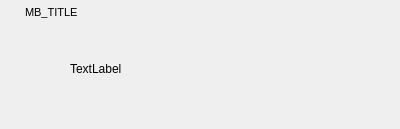
<?xml version="1.0" encoding="UTF-8"?>
<ui version="4.0">
 <class>MessageBox</class>
 <widget class="QDialog" name="MessageBox">
  <property name="windowModality">
   <enum>Qt::WindowModal</enum>
  </property>
  <property name="geometry">
   <rect>
    <x>0</x>
    <y>0</y>
    <width>400</width>
    <height>129</height>
   </rect>
  </property>
  <property name="windowTitle">
   <string>Dialog</string>
  </property>
  <layout class="QVBoxLayout" name="verticalLayout">
   <property name="spacing">
    <number>0</number>
   </property>
   <property name="margin">
    <number>1</number>
   </property>
   <item>
    <widget class="QWidget" name="titleBar" native="true">
     <property name="minimumSize">
      <size>
       <width>0</width>
       <height>23</height>
      </size>
     </property>
     <property name="maximumSize">
      <size>
       <width>16777215</width>
       <height>23</height>
      </size>
     </property>
     <property name="styleSheet">
      <string notr="true"/>
     </property>
     <layout class="QHBoxLayout" name="horizontalLayout">
      <property name="spacing">
       <number>4</number>
      </property>
      <property name="leftMargin">
       <number>5</number>
      </property>
      <property name="topMargin">
       <number>0</number>
      </property>
      <property name="rightMargin">
       <number>1</number>
      </property>
      <property name="bottomMargin">
       <number>0</number>
      </property>
      <item>
       <widget class="QLabel" name="tbMenu">
        <property name="maximumSize">
         <size>
          <width>15</width>
          <height>15</height>
         </size>
        </property>
        <property name="text">
         <string/>
        </property>
        <property name="pixmap">
         <pixmap resource="ltorrent.qrc">:/icons/app.ico</pixmap>
        </property>
        <property name="scaledContents">
         <bool>true</bool>
        </property>
       </widget>
      </item>
      <item>
       <widget class="QLabel" name="LTitle">
        <property name="minimumSize">
         <size>
          <width>100</width>
          <height>22</height>
         </size>
        </property>
        <property name="maximumSize">
         <size>
          <width>16777215</width>
          <height>22</height>
         </size>
        </property>
        <property name="font">
         <font>
          <family>Arial</family>
          <pointsize>8</pointsize>
          <weight>50</weight>
          <bold>false</bold>
          <stylestrategy>PreferDefault</stylestrategy>
         </font>
        </property>
        <property name="styleSheet">
         <string notr="true"/>
        </property>
        <property name="text">
         <string>MB_TITLE</string>
        </property>
        <property name="textFormat">
         <enum>Qt::AutoText</enum>
        </property>
       </widget>
      </item>
      <item>
       <widget class="QPushButton" name="pbClose">
        <property name="minimumSize">
         <size>
          <width>22</width>
          <height>22</height>
         </size>
        </property>
        <property name="maximumSize">
         <size>
          <width>22</width>
          <height>22</height>
         </size>
        </property>
        <property name="iconSize">
         <size>
          <width>22</width>
          <height>22</height>
         </size>
        </property>
        <property name="flat">
         <bool>true</bool>
        </property>
       </widget>
      </item>
     </layout>
    </widget>
   </item>
   <item>
    <widget class="QWidget" name="centralWidget" native="true">
     <property name="styleSheet">
      <string notr="true"/>
     </property>
     <layout class="QGridLayout" name="gridLayout_4">
      <property name="leftMargin">
       <number>9</number>
      </property>
      <property name="topMargin">
       <number>6</number>
      </property>
      <property name="rightMargin">
       <number>9</number>
      </property>
      <property name="bottomMargin">
       <number>9</number>
      </property>
      <property name="horizontalSpacing">
       <number>0</number>
      </property>
      <property name="verticalSpacing">
       <number>2</number>
      </property>
      <item row="1" column="0" colspan="2">
       <widget class="QDialogButtonBox" name="buttonBox">
        <property name="orientation">
         <enum>Qt::Horizontal</enum>
        </property>
        <property name="standardButtons">
         <set>QDialogButtonBox::NoButton</set>
        </property>
        <property name="centerButtons">
         <bool>true</bool>
        </property>
       </widget>
      </item>
      <item row="0" column="1">
       <widget class="QLabel" name="text">
        <property name="text">
         <string>TextLabel</string>
        </property>
        <property name="wordWrap">
         <bool>true</bool>
        </property>
        <property name="textInteractionFlags">
         <set>Qt::NoTextInteraction</set>
        </property>
       </widget>
      </item>
      <item row="0" column="0">
       <widget class="QLabel" name="icon">
        <property name="maximumSize">
         <size>
          <width>60</width>
          <height>60</height>
         </size>
        </property>
        <property name="styleSheet">
         <string notr="true">#icon{
  margin-right:10px;
  margin-top:10px;
}</string>
        </property>
        <property name="text">
         <string/>
        </property>
        <property name="scaledContents">
         <bool>true</bool>
        </property>
        <property name="textInteractionFlags">
         <set>Qt::NoTextInteraction</set>
        </property>
       </widget>
      </item>
     </layout>
    </widget>
   </item>
  </layout>
 </widget>
 <resources>
  <include location="ltorrent.qrc"/>
 </resources>
 <connections>
  <connection>
   <sender>buttonBox</sender>
   <signal>accepted()</signal>
   <receiver>MessageBox</receiver>
   <slot>accept()</slot>
   <hints>
    <hint type="sourcelabel">
     <x>248</x>
     <y>254</y>
    </hint>
    <hint type="destinationlabel">
     <x>157</x>
     <y>274</y>
    </hint>
   </hints>
  </connection>
  <connection>
   <sender>buttonBox</sender>
   <signal>rejected()</signal>
   <receiver>MessageBox</receiver>
   <slot>reject()</slot>
   <hints>
    <hint type="sourcelabel">
     <x>316</x>
     <y>260</y>
    </hint>
    <hint type="destinationlabel">
     <x>286</x>
     <y>274</y>
    </hint>
   </hints>
  </connection>
 </connections>
</ui>
